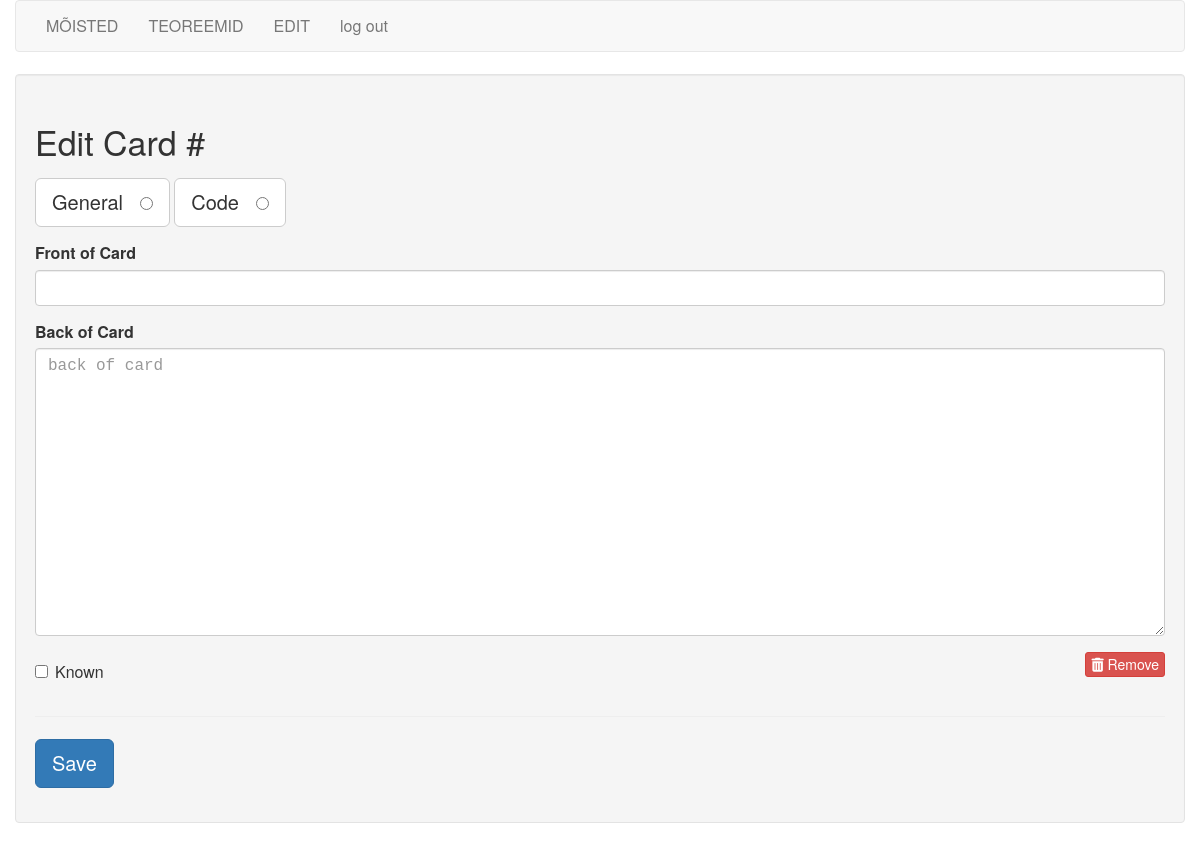
The app's page /edit/1058 (signed in), older data.
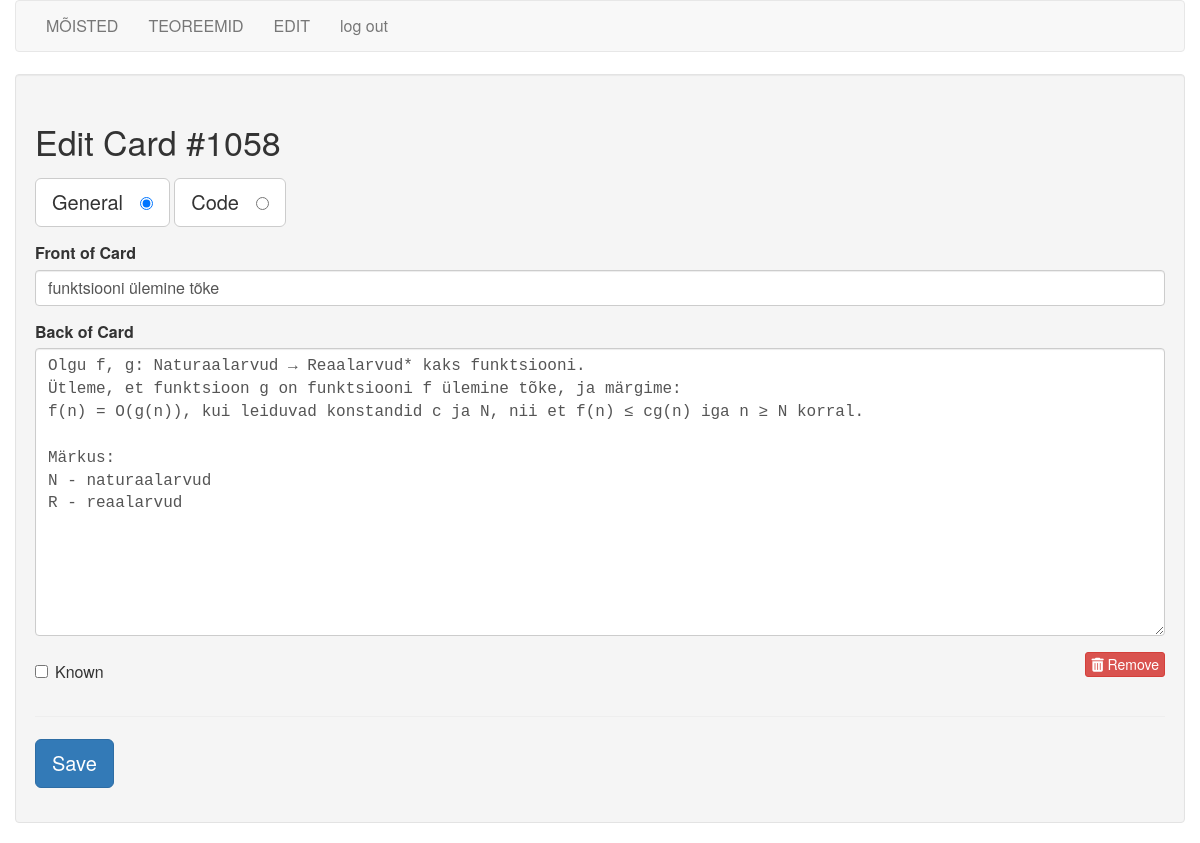
The same page, newer data.
### tables this page shows
CREATE TABLE cards (
  id integer primary key autoincrement,
  type tinyint not null, /* 1 for vocab, 2 for code */
  front text not null,
  back text not null,
  known boolean default 0
);

### flash_cards.py (the view)
@app.route('/edit/<card_id>')
def edit(card_id):
    if not session.get('logged_in'):
        return redirect(url_for('login'))
    db = get_db()
    query = '''
        SELECT id, type, front, back, known
        FROM cards
        WHERE id = ?
    '''
    cur = db.execute(query, [card_id])
    card = cur.fetchone()
    return render_template('edit.html', card=card)

### flash_cards.py (called while the page is built)
def connect_db():
    rv = sqlite3.connect(app.config['DATABASE'])
    rv.row_factory = sqlite3.Row
    return rv

def get_db():
    if not hasattr(g, 'sqlite_db'):
        g.sqlite_db = connect_db()
    return g.sqlite_db

### templates/edit.html (shortened to what this page needs)
{% extends "layout.html" %}
{% block body %}
    <div class="well">
        <h2>Edit Card #{{ card.id }}</h2>
        <form action="{{ url_for('edit_card') }}" method="post" class="cardForm">
            <div class="form-group">
                <label for="general" class="btn btn-default btn-lg">General &nbsp;
                    <input type="radio" name="type" value="1"
                           id="general" {{ "checked" if (card.type == 1) else "" }} />
                </label>
                <label for="code" class="btn btn-default btn-lg">Code &nbsp;
                    <input type="radio" name="type" value="2" id="code" {{ "checked" if (card.type == 2) else "" }} />
                </label>
            </div>
            <div class="form-group">
                <label for="front">Front of Card</label>
                <input type="text" name="front" id="front" class="form-control" value="{{ card.front|e }}">
            </div>
            <div class="form-group">
                <label for="back">Back of Card</label>
                <textarea name="back"
                          class="form-control"
                          id="back"
                          placeholder="back of card"
                          rows="12">{{ card.back|e }}</textarea>
            </div>
            <div class="row">
                <div class="col-xs-6">
                    <div class="checkbox">
                        <label>
                            <input type="checkbox" name="known"
                                   value="1" {{ "checked" if (card.known == 1) else "" }} /> Known
                        </label>
                    </div>
                </div>
                <div class="col-xs-6 text-right">
                    <a href="{{ url_for('delete', card_id=card.id) }}" class="btn btn-danger btn-xs">
                        <i class="fa fa-trash"></i>
                        Remove
                    </a>
                </div>
            </div>
            <hr/>
            <div class="form-group">
                <button type="submit" class="saveButton btn btn-lg btn-primary">Save</button>
            </div>
        </form>
    </div>
{% endblock %}

### templates/layout.html (shortened to what this page needs)
<!doctype html>
<html>
<head>
    <link rel=stylesheet type=text/css href="{{ url_for('static', filename='bootstrap.min.css') }}"/>
    <link rel=stylesheet type=text/css href="{{ url_for('static', filename='style.css') }}"/>
</head>
<body>
<div class="container">
    <div class="row">
        <nav class="navbar navbar-default">
            <div class="container">
                <div class="row">
                    <div class="collapse navbar-collapse">
                        <ul class="nav navbar-nav">
                            {% if session.logged_in %}
                                <li><a href="{{ url_for('general') }}">MÕISTED</a></li>
                                <li><a href="{{ url_for('code') }}">TEOREEMID</a></li>
                                <li><a href="{{ url_for('cards') }}">EDIT</a></li>
                                <li><a href="{{ url_for('logout') }}">log out</a></li>
                            {% else %}
                                <li><a href="{{ url_for('login') }}">log in</a></li>
                            {% endif %}
                        </ul>
                    </div>
                </div>
            </div>
        </nav>
        {% block body %}{% endblock %}
    </div>
</div>
</body>
</html>

### static/style.css (style rules this page uses)
textarea { font-family: monospace; }
.navbar-collapse.collapse { display: block !important; }
.navbar-nav > li, .navbar-nav { float: left !important; }

Row changes from the older to the newer data that the page shows:
added cards: id "1058", front "funktsiooni ülemine tõke", back "Olgu f, g: Naturaalarvud → Reaalarvud* kaks funktsiooni. Ütleme, et funktsioon g on funktsiooni f ülemine tõke, ja märgime: f(n) = O(g(n)), kui leiduvad konstandid c ja N, nii et f(n) ≤ cg(n) iga n ≥ N korral. Märkus: N - naturaalarvud R - reaalarvud"
Text that changed along with them:
form field type: "☐ General" → "☑ General"
